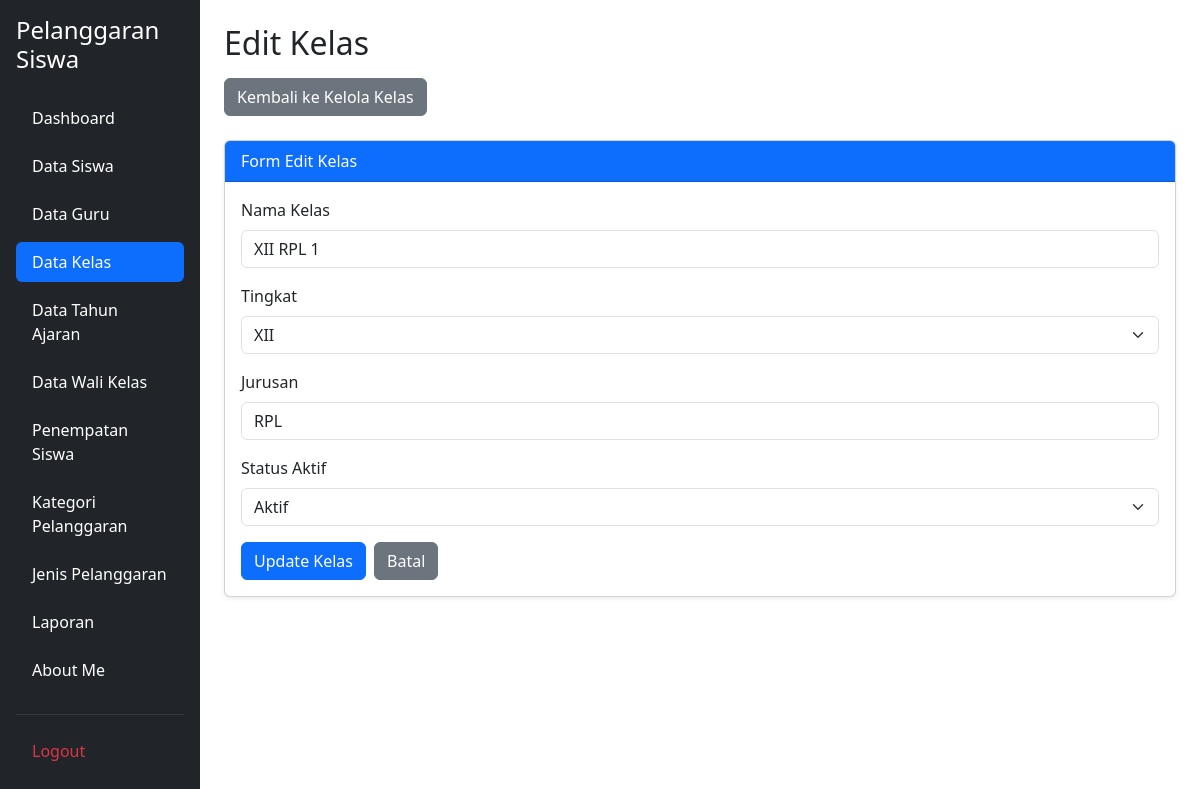
/edit_kelas.php?id=1 (signed in), run on the app's committed database.
### tables this page shows
CREATE TABLE `t_kelas` (
  `id` int(11) NOT NULL,
  `nama` varchar(100) DEFAULT NULL,
  `tingkat` varchar(20) NOT NULL,
  `jurusan` varchar(100) NOT NULL,
  `status_aktif` tinyint(1) NOT NULL,
  `created_at` timestamp NOT NULL DEFAULT current_timestamp(),
  `updated_at` timestamp NOT NULL DEFAULT current_timestamp()
);

### edit_kelas.php (the view, shortened to what this page needs)
<?php
include 'config/koneksi.php';
$id = isset($_GET['id']) ? (int) $_GET['id'] : 0;
$stmt = mysqli_prepare($koneksi, "SELECT * FROM t_kelas WHERE id = ?");
mysqli_stmt_bind_param($stmt, "i", $id);
mysqli_stmt_execute($stmt);
$hasil = mysqli_stmt_get_result($stmt);
$data = mysqli_fetch_assoc($hasil);
?>
<!DOCTYPE html>
<html lang="id">
<head>
    <link href="https://cdn.jsdelivr.net/npm/bootstrap@5.3.8/dist/css/bootstrap.min.css"
          rel="stylesheet">
</head>
<body>
<div class="container-fluid">
    <div class="row">
        <?php include 'layout/sidebar.php'; ?>
        <main class="col-md-9 col-lg-10 p-4">
            <div class="mb-4">
                <h2 class="mb-3">Edit Kelas</h2>
                <a href="kelola_kelas.php" class="btn btn-secondary">
                    Kembali ke Kelola Kelas
                </a>
            </div>
            <div class="card shadow-sm">
                <div class="card-header bg-primary text-white">
                    Form Edit Kelas
                </div>
                <div class="card-body">
                    <form action="proses_edit_kelas.php" method="POST">
                        <div class="mb-3">
                            <label for="nama" class="form-label">
                                Nama Kelas
                            </label>
                            <input type="text"
                                   class="form-control"
                                   id="nama"
                                   name="nama"
                                   value="<?= htmlspecialchars($data['nama'] ?? ''); ?>"
                                   placeholder="Contoh: XI RPL 1"
                                   required>
                        </div>
                        <div class="mb-3">
                            <label for="tingkat" class="form-label">
                                Tingkat
                            </label>
                            <select class="form-select"
                                    id="tingkat"
                                    name="tingkat"
                                    required>
                                <option value="XII"
                                    <?= ($data['tingkat'] == 'XII') ? 'selected' : ''; ?>>
                                    XII
                                </option>
                            </select>
                        </div>
                        <div class="mb-3">
                            <label for="jurusan" class="form-label">
                                Jurusan
                            </label>
                            <input type="text"
                                   class="form-control"
                                   id="jurusan"
                                   name="jurusan"
                                   value="<?= htmlspecialchars($data['jurusan'] ?? ''); ?>"
                                   placeholder="Contoh: RPL"
                                   required>
                        </div>
                        <div class="mb-3">
                            <label for="status_aktif" class="form-label">
                                Status Aktif
                            </label>
                            <select class="form-select"
                                    id="status_aktif"
                                    name="status_aktif"
                                    required>
                                <option value="1"
                                    <?= ($data['status_aktif'] == 1) ? 'selected' : ''; ?>>
                                    Aktif
                                </option>
                            </select>
                        </div>
                        <div class="d-flex gap-2">
                            <button type="submit" class="btn btn-primary">
                                Update Kelas
                            </button>
                            <a href="kelola_kelas.php"
                               class="btn btn-secondary">
                                Batal
                            </a>
                        </div>
                    </form>
                </div>
            </div>
        </main>
    </div>
</div>
</body>
</html>

### data on the page
t_kelas: nama "XII RPL 1", tingkat "XII", jurusan "RPL", status_aktif "Aktif"
